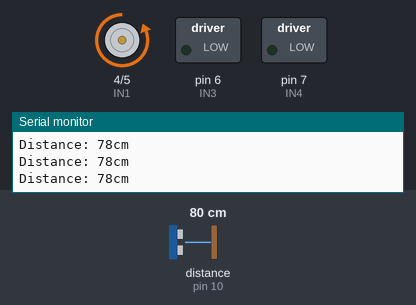
Bench run of a sketch on a simulated Arduino Uno, built with avr-gcc and run on an emulated ATmega328P. Shown: motor-driver pin pairs drawn as motors (green arrow = first pin HIGH = forward, orange = second pin HIGH = backward, longer = more drive, scaled by the enable pin), switched loads named in the sketch (green lamp = pin HIGH), the last lines printed to the serial monitor. Wiring (inferred from the names in the program): ultrasonic range finder: trigger pin 9; echo pin 10. The inputs (shaded band) are chosen by the test bench; at power-on: distance to the obstacle (sensor on pin 10) 80 cm. The echo pulse lasts 58.3 µs per cm; pins used as bus, display or sensor lines are not drawn.

Above: at 1.2 s.
1.3 s: distance to the obstacle (sensor on pin 10) set to 33 cm
4.3 s: distance to the obstacle (sensor on pin 10) set to 29 cm
At 5.4 s:
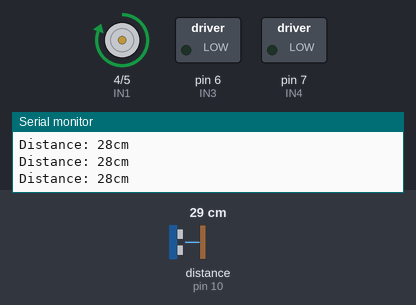
5.8 s: distance to the obstacle (sensor on pin 10) set to 12 cm
8.8 s: distance to the obstacle (sensor on pin 10) set to 9 cm
At 9.8 s:
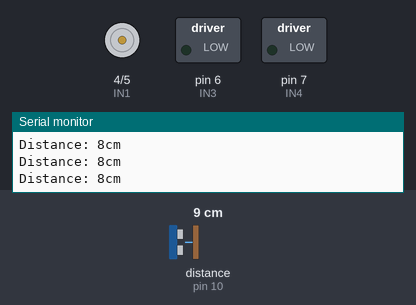
10.3 s: distance to the obstacle (sensor on pin 10) set to 18 cm
At 10.9 s:
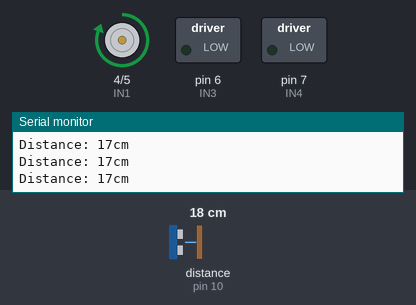
11.8 s: distance to the obstacle (sensor on pin 10) set to 2 cm
At 13.1 s:
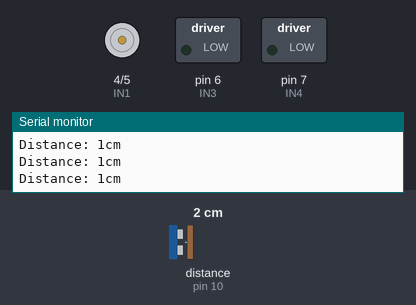
Timing chart, 0 to 14.3 s (numbered marks = the images above; inputs shaded):
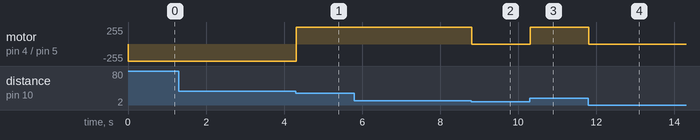

Measured:
- the behaviour switches between 31 and 30 cm on distance to the obstacle (sensor on pin 10) (found by bisection; images 0 and 1)
- the behaviour switches between 11 and 10 cm on distance to the obstacle (sensor on pin 10) (found by bisection; images 1 and 2)
- after the input at 4.3 s, motor on pin 4 (IN1) / pin 5 (IN2): backward 255/255 → forward 255/255 at once
- after the input at 8.8 s, motor on pin 4 (IN1) / pin 5 (IN2): forward 255/255 → stopped at once
- after the input at 10.3 s, motor on pin 4 (IN1) / pin 5 (IN2): stopped → forward 255/255 at once
- after the input at 11.8 s, motor on pin 4 (IN1) / pin 5 (IN2): forward 255/255 → stopped at once

The sketch:

DCmotor_sonicSensor.ino
```cpp
#define maxSpeed  255
#define minSpeed  0
int step = 10;
int ENA = 3;
int ENB = 9;
int IN1 = 4;
int IN2 = 5;
int IN3 = 6;
int IN4 = 7;

const int trigPin = 9;
const int echoPin = 10;
long duration;
int distance;

void setup() {
  Serial.begin(9600);
  pinMode(trigPin, OUTPUT);
  pinMode(echoPin, INPUT);
  pinMode(ENA, OUTPUT);
  pinMode(ENB, OUTPUT);
  pinMode(IN1, OUTPUT);
  pinMode(IN2, OUTPUT);
  pinMode(IN3, OUTPUT);
  pinMode(IN4, OUTPUT);
}

void DCstop() {
  digitalWrite(IN1, LOW);
  digitalWrite(IN2, LOW);
  // digitalWrite(IN3, LOW);
  // digitalWrite(IN4, LOW);
}

void DCmove_forward() {
  // analogWrite(ENB, maxSpeed);
  analogWrite(ENA, maxSpeed);
  digitalWrite(IN1, HIGH);
  digitalWrite(IN2, LOW);
  // digitalWrite(IN3, HIGH);
  // digitalWrite(IN4, LOW);
}

void DCmove_backward() {
  // analogWrite(ENB, maxSpeed);
  analogWrite(ENA, maxSpeed);
  digitalWrite(IN1, LOW);
  digitalWrite(IN2, HIGH);
  // digitalWrite(IN3, LOW);
  // digitalWrite(IN4, HIGH);
}

void DCspeedUp() {
  for (int i = 0; i <= maxSpeed; i+= step) {
    analogWrite(ENA, i);
    delay(20);
  }
}

void DCspeedDown() {
  for (int i = maxSpeed; i >= 0; i-= step) {
    analogWrite(ENA, i);
    delay(20);
  }
}

void loop() {
  digitalWrite(trigPin, LOW);
  delayMicroseconds(2);
  digitalWrite(trigPin, HIGH);
  delayMicroseconds(10);
  digitalWrite(trigPin, LOW);

  duration = pulseIn(echoPin, HIGH);

  distance = duration * 0.034 / 2;

  if(distance < 10) DCstop();
  if(distance > 10 && distance < 30) DCmove_forward();
  if(distance > 30) DCmove_backward();

  Serial.print("Distance: ");
  Serial.print(distance);
  Serial.println("cm");

}
```
